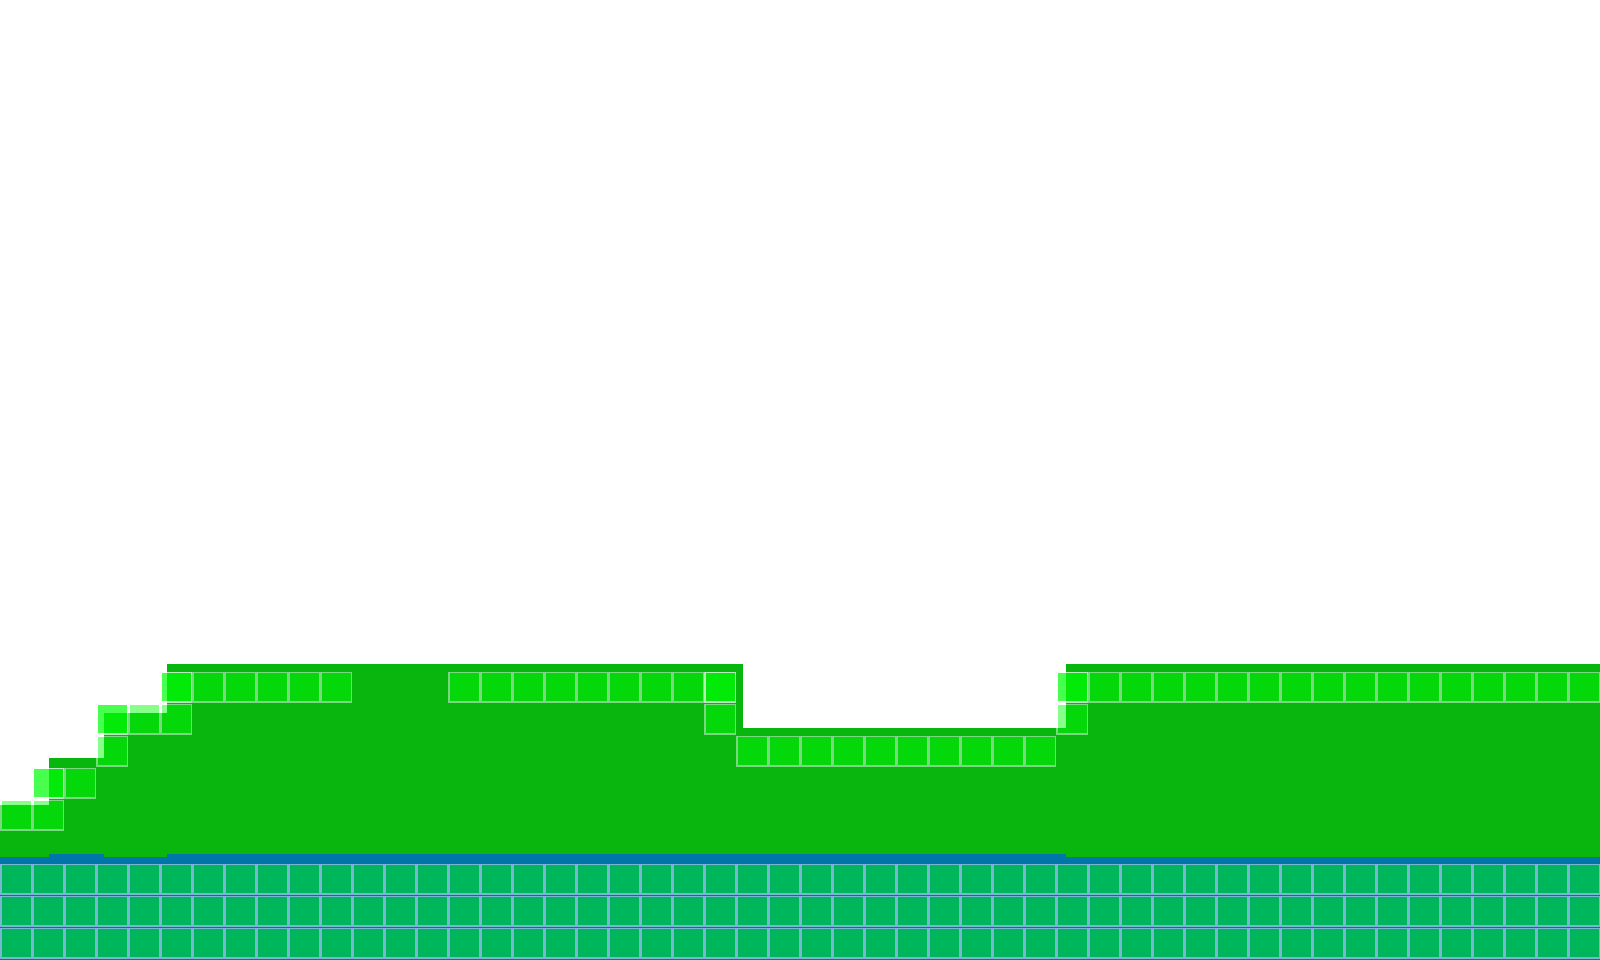

This game map was drawn from its Tiled (.tmx) file and the tilesets committed beside it. A one-line description and the trimmed map source follow:
An orthogonal 50x30 tile map with 32x32 px tiles, 3 tile layers (back, floor, wall), 2 tilesets and 1 object.

<map version="1.0" orientation="orthogonal" renderorder="right-down" width="50" height="30" tilewidth="32" tileheight="32" nextobjectid="23">
 <tileset firstgid="1" name="a" tilewidth="32" tileheight="32">
  <image source="a.png" width="32" height="32" />
  <tile id="0">
   <properties>
    <property name="Name" value="3" />
    <property name="Wall" value="true" />
   </properties>
   <objectgroup draworder="index">
    <object id="0" x="-1" y="-3" width="32" height="34" />
   </objectgroup>
  </tile>
 </tileset>
 <tileset firstgid="2" name="scene0_map" tilewidth="1600" tileheight="960">
  <image source="scene0_map.png" width="1600" height="960" />
 </tileset>
 <layer name="back" width="50" height="30">
  <data>[1500 cells, 1 non-empty, 1 distinct tile ids]</data>
 </layer>
 <layer name="floor" width="50" height="30">
  <data>[1500 cells, 198 non-empty, 1 distinct tile ids]</data>
 </layer>
 <layer name="wall" width="50" height="30">
  <data>[1500 cells, 9 non-empty, 1 distinct tile ids]</data>
 </layer>
</map>